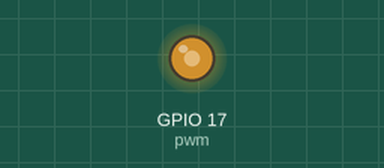
Recording of a program running on a simulated Raspberry Pi (BCM pin numbers). Shown: output pins drawn as LEDs (lit = HIGH). Random numbers come from a fixed seed.

Above: at 0.17 s.
At 14.55 s:
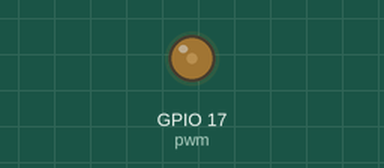
At 20.99 s:
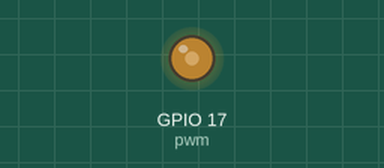
At 34.66 s:
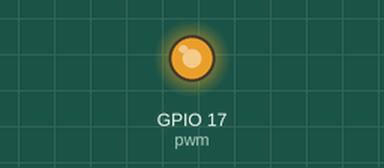
Timing chart, 0 to 40.0 s (numbered marks = the images above):
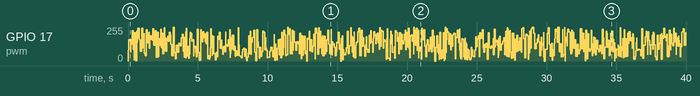

The program:

hbdcandle.py
```python
#!/usr/bin/python
import RPi.GPIO as GPIO
import time
import random
import pygame.mixer
from pygame.mixer import Sound
pygame.mixer.init()

def setup():
    global pwm
    GPIO.setmode(GPIO.BCM)
    GPIO.setwarnings(False)
    GPIO.setup(17, GPIO.OUT)


    pwm = GPIO.PWM(17, 200)

    pwm.start(100)

def set_brightness(new_brightness):
    pwm.ChangeDutyCycle(new_brightness)

def flicker():
    set_brightness(random.randrange(0, 100))
    time.sleep(random.randrange(1, 10) * 0.01)

def loop():
    try:
        while True:
            flicker()
    except KeyboardInterrupt:
        pass
    finally:
        GPIO.cleanup()

setup()

loop()
```
